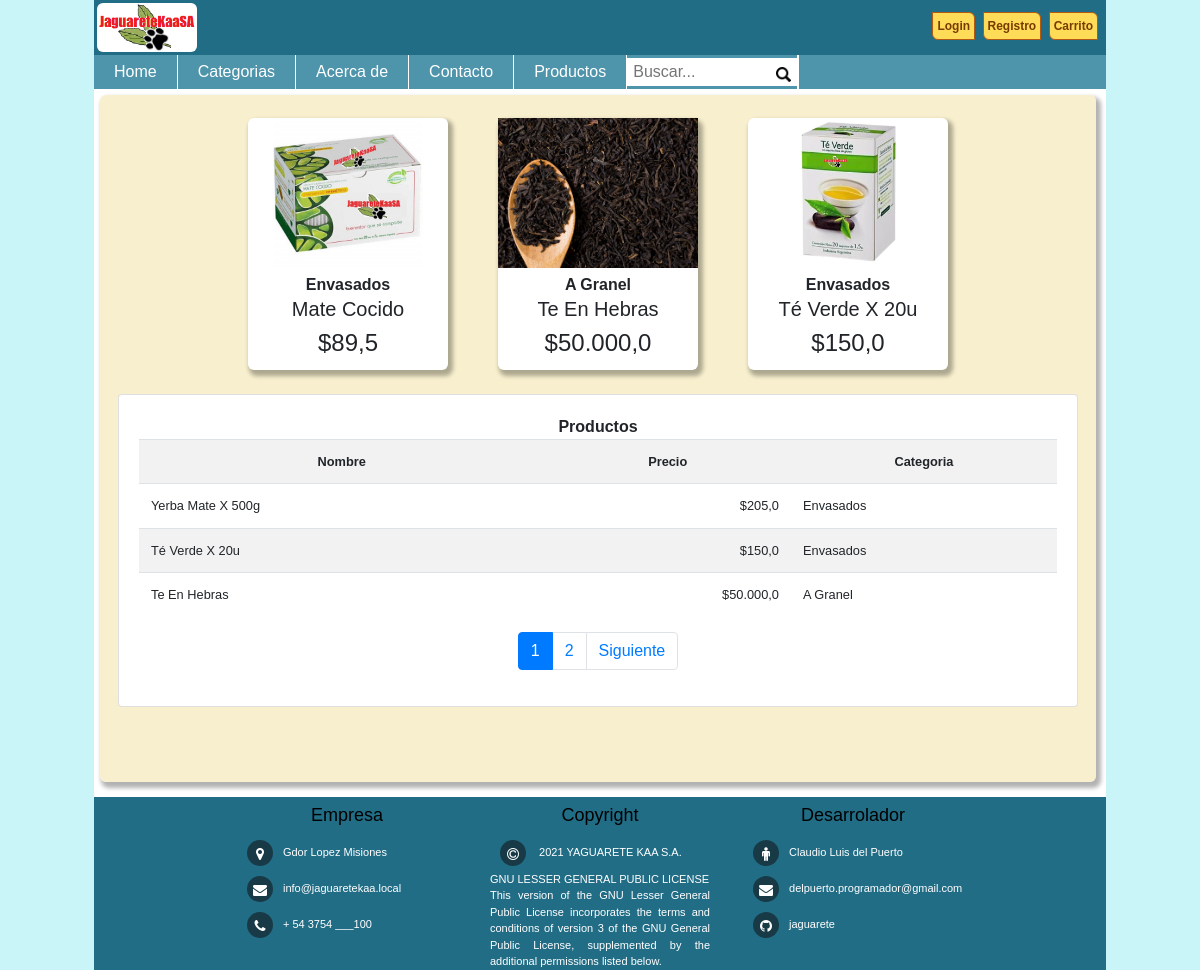
The app's page /, older data.
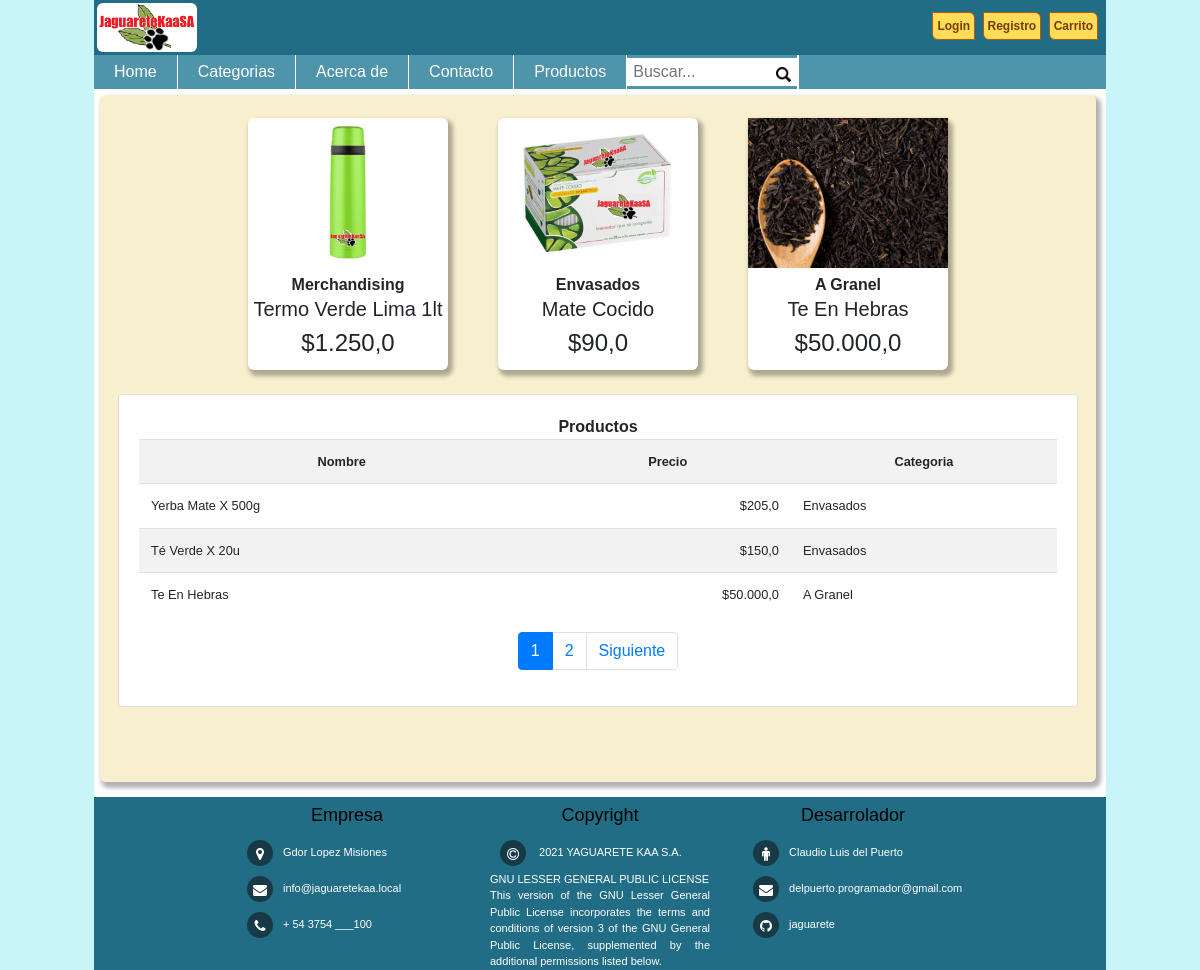
The same page, newer data.
### jaguareteAPP/models.py (models this page shows, shortened)
class Producto(models.Model):
    nombre      = models.CharField(max_length=50)
    precio      = models.FloatField(null=True)
    descripcion = models.TextField(null=True)
    nuevo       = models.BooleanField(default=False)
    categoria   = models.ForeignKey(Categoria, on_delete=models.PROTECT)
    imagen      = models.ImageField(upload_to="productos", null=True)

class Categoria(models.Model):
    nombre = models.CharField(max_length=50)
    def __str__(self):
        return self.nombre

### jaguareteAPP/views.py (the view)
# urls.py: path('', views.index, name="index"),
def index(request):
    productos = Producto.objects.all().order_by('-id')[:3]
    todos     = Producto.objects.all()
    page      = request.GET.get('page', 1)
    try:
        paginator = Paginator(todos, 3)
        todos     = paginator.page(page)
    except:
        raise Http404
    data = {
        'productos': productos,
        'entity': todos,
        'paginator': paginator
    }
    return render(request,"home/index.html", data)

### jaguareteAPP/templates/home/index.html
{% extends 'home/base.html' %}
{% block contenido %}
{% load humanize %}
<div class="container">
    <div class="productos">
                {% for p in productos %}
                <div class="producto">
                    <div class="contenedor_producto">
                        <div>
                            {% if p.imagen %}
                                <img src="{{ p.imagen.url }}" class="img-fluid" alt="imagen producto">
                            {% endif %}
                        </div>
                        <div class="detalle">
                            <b>{{ p.categoria | capfirst }}</b>
                            <h5>{{ p.nombre | title }}</h5>
                            <h4>${{ p.precio | intcomma }}</h4>
                        </div>
                    </div>
                </div>
                {% endfor %}
    </div>
</div>
<br>
<div class="container">
    <div class="card">
        <div class="card-body">
            <b>Productos</b>
            <table class="table small table-striped table-hover table-responsive-sm">
                <tr>
                    <th>Nombre</th>
                    <th>Precio</th>
                    <th>Categoria</th>
                </tr>
                {% for p in entity %}
                    <tr>
                        <td align="left" >{{p.nombre | title}}</td>
                        <td align="right">${{p.precio | intcomma}}</td>
                        <td align="left" >{{p.categoria}}</td>
                    </tr>
                {% endfor %}
            </table>
            <div>
                {% include 'home/paginator.html' %}
            </div>
        </div>
    </div>
</div>
<br>
<br>
<br>
{% endblock %}

Row changes from the older to the newer data that the page shows:
no longer on one of the page's lists (row unchanged): Producto: categoria "Envasados", nombre "Té Verde X 20u", precio "150,0"
added Producto: imagen (picture), categoria "Merchandising", nombre "Termo Verde Lima 1lt", precio "1.250,0"
changed Producto "Mate Cocido": precio "89,5" → "90,0"
